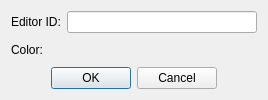
<?xml version="1.0" encoding="UTF-8"?>
<ui version="4.0">
 <class>FormDialogActorAction</class>
 <widget class="QDialog" name="FormDialogActorAction">
  <property name="windowTitle">
   <string>Actor Action</string>
  </property>
  <layout class="QVBoxLayout" name="verticalLayout">
   <item>
    <layout class="QGridLayout" name="gridLayout">
     <item row="0" column="0">
      <widget class="QLabel" name="label">
       <property name="text">
        <string>Editor ID:</string>
       </property>
       <property name="buddy">
        <cstring>editorID</cstring>
       </property>
      </widget>
     </item>
     <item row="1" column="0">
      <widget class="QLabel" name="label_2">
       <property name="text">
        <string>Color:</string>
       </property>
       <property name="buddy">
        <cstring>color</cstring>
       </property>
      </widget>
     </item>
     <item row="0" column="1">
      <widget class="QLineEdit" name="editorID"/>
     </item>
     <item row="1" column="1">
      <widget class="DKColorPickerButton" name="color"/>
     </item>
    </layout>
   </item>
   <item>
    <layout class="QHBoxLayout" name="horizontalLayout">
     <item>
      <spacer name="horizontalSpacer">
       <property name="orientation">
        <enum>Qt::Horizontal</enum>
       </property>
       <property name="sizeHint" stdset="0">
        <size>
         <width>40</width>
         <height>20</height>
        </size>
       </property>
      </spacer>
     </item>
     <item>
      <widget class="QPushButton" name="buttokOK">
       <property name="text">
        <string>OK</string>
       </property>
      </widget>
     </item>
     <item>
      <widget class="QPushButton" name="buttonCancel">
       <property name="text">
        <string>Cancel</string>
       </property>
      </widget>
     </item>
     <item>
      <spacer name="horizontalSpacer_2">
       <property name="orientation">
        <enum>Qt::Horizontal</enum>
       </property>
       <property name="sizeHint" stdset="0">
        <size>
         <width>40</width>
         <height>20</height>
        </size>
       </property>
      </spacer>
     </item>
    </layout>
   </item>
  </layout>
 </widget>
 <customwidgets>
  <customwidget>
   <class>DKColorPickerButton</class>
   <extends>QWidget</extends>
   <header>widgets/DKColorPickerButton.h</header>
  </customwidget>
 </customwidgets>
 <tabstops>
  <tabstop>editorID</tabstop>
  <tabstop>color</tabstop>
  <tabstop>buttokOK</tabstop>
  <tabstop>buttonCancel</tabstop>
 </tabstops>
 <resources/>
 <connections/>
</ui>
